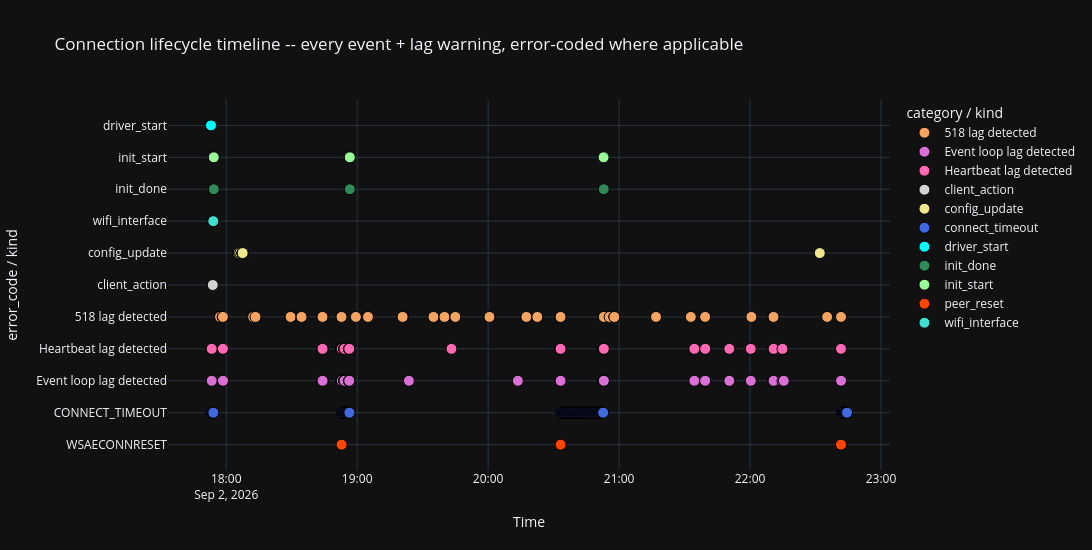

Notebook cell for this chart:
### Markdown cell above
# Connection lifecycle events (restarts, disconnects, reconnect attempts, config toggles)

Every driver process (re)start, socket disconnect, reconnect attempt (both the
"fresh-connect-failed" and "established-connection-died" flavors -- see
`load_connection_events()`'s docstring), successful re-init, WiFi lifecycle event (netsh
join failures *and* BLE-mediated `bleEnableWifi` failures), and the client REST actions
that drive or observe reconnection, in one chronologically sorted table plus a timeline
chart below it.

Every failure-carrying row (`disconnect`/`reconnect_error`/`connect_attempt_failed`/
`wifi_join_failed`/`cmd_timeout`/`send_error`/`ble_wifi_failed`/`ble_error`) is additionally
run through `classify_connection_error()` -- a taxonomy built by grepping every unique
error string across all 79 captures in `logs/archive` and cross-referencing
`driver/polaris.py`'s own `_format_connection_error()` (the sole place that turns a raw
exception into this log text) plus `docs/troubleshooting.md`'s C0-C3 sections. It adds:
* `error_code` -- a short stable id, e.g. `WSAECONNRESET`, `SEM_TIMEOUT`, `WATCHDOG_NO_TELEMETRY`
* `error_meaning` -- a one-line explanation, with a troubleshooting-doc section reference where one exists
* `error_category` -- a coarser grouping (`peer_reset`, `link_degraded`, `unreachable`, `watchdog`, `wifi_join`, `ble`, ...) used to color the chart below

An unrecognized Windows/OS error code still gets a `WINERR_<n>`/`ERRNO_<n>` code rather
than vanishing, so a new failure mode this taxonomy hasn't seen yet is still visible and
groupable.

The chart plots every event in this table (not only classified failures: its y-axis is
`error_code` where one exists, and the bare `kind` otherwise -- `driver_start`,
`init_start`/`init_done`, `wifi_interface`, `config_update`, `client_action`), **plus**
the three `load_vitals()` lag warnings (`Heartbeat lag detected`, `Event loop lag
detected`, `518 lag detected`) on the same timeline -- these are early-warning
symptoms that often precede a disconnect (see the Notes worked example below, where
escalating heartbeat/event-loop lag shows up ~10s before the WSAECONNRESET that
triggered that outage), so seeing them lined up against the failures around them is often
the fastest way to tell "CPU-starved event loop" from "genuine network/Polaris-side
problem" apart. Only `sync_observed` is left off the chart/table (high-volume, mostly
just context -- still present in `connection_events_df` itself, and its count is printed
above the table).

`config_update` rows carry the REST call's own `Parameters` as `param_*` columns -- watch
for `param_log_position`/`param_log_pec`/`param_advanced_pec` here before treating a gap
elsewhere as pure data loss; it might just be a logging toggle.

### Code cell
connection_events_df = load_connection_events(log_filenames, log_dir=LOG_DIR)
# Loaded independently here (not reused from the later "Driver vitals events" cell) so
# this cell stays runnable on its own regardless of notebook execution order.
vitals_for_chart_df = load_vitals(log_filenames, log_dir=LOG_DIR)

ERROR_CATEGORY_COLORS = {
    'watchdog': 'red', 'peer_reset': 'orangered', 'closed_clean': 'gold',
    'adapter_reset': 'deeppink', 'local_abort': 'magenta', 'refused': 'purple',
    'link_degraded': 'yellow', 'unreachable': 'tomato', 'connect_timeout': 'royalblue',
    'wifi_join': 'deepskyblue', 'ble': 'mediumseagreen', 'config_state': 'gray', 'other': 'white',
}
LIFECYCLE_KIND_COLORS = {
    'driver_start': 'cyan', 'init_start': 'palegreen', 'init_done': 'seagreen',
    'wifi_interface': 'turquoise', 'config_update': 'khaki', 'client_action': 'lightgray',
}
LIFECYCLE_KIND_ORDER = ['driver_start', 'init_start', 'init_done', 'wifi_interface',
                         'config_update', 'client_action']  # top-to-bottom reading order on the chart
# Colors deliberately distinct from ERROR_CATEGORY_COLORS/LIFECYCLE_KIND_COLORS above --
# these three share this one chart's legend with those, unlike the Comms Anomaly hunter
# cell further down, which reuses red/yellow/magenta for the same three kinds in its own
# separate legend.
VITALS_KIND_COLORS = {
    '518 lag detected': 'sandybrown', 'Heartbeat lag detected': 'hotpink', 'Event loop lag detected': 'orchid',
}
VITALS_KIND_ORDER = ['518 lag detected', 'Heartbeat lag detected', 'Event loop lag detected']

if len(connection_events_df):
    print(f"Connection events: {len(connection_events_df)}")
    print(connection_events_df.kind.value_counts().to_string())

    errors_df = connection_events_df[connection_events_df.error_code.notna()]
    if len(errors_df):
        print(f"\nClassified failure events: {len(errors_df)}")
        print(errors_df.error_code.value_counts().to_string())
else:
    print("No connection-lifecycle events found in this capture.")
if len(vitals_for_chart_df):
    print(f"\nVitals lag events (heartbeat/position/event-loop): {len(vitals_for_chart_df)}")
    print(vitals_for_chart_df.kind.value_counts().to_string())

# Full lifecycle timeline, not just failures: y-axis is error_code for a classified
# failure, and its bare `kind` otherwise (driver (re)starts, init start/done, WiFi
# interface selection, client-driven reconnect/config actions, and now the three
# heartbeat/position/event-loop lag warnings from load_vitals() -- early-warning symptoms
# that often precede a disconnect, per the Notes worked example below) -- analogous to the
# HIGH CPU LOAD chart above, but with no natural continuous y-value to plot, so the
# categorical axis carries the signal instead. sync_observed is excluded (high-volume,
# mostly context -- see the table below); everything else that happened is on here.
timeline_df = connection_events_df[connection_events_df.kind != 'sync_observed'].copy() \
    if len(connection_events_df) else connection_events_df
if len(timeline_df):
    timeline_df['y_label'] = timeline_df.error_code.fillna(timeline_df.kind)
    timeline_df['color_key'] = timeline_df.error_category.fillna(timeline_df.kind)

    _LIFECYCLE_HOVER = {
        'driver_start': 'Driver process (re)started',
        'init_start': 'Polaris communication init started',
        'init_done': 'Polaris communication init completed',
        'wifi_interface': 'WiFi interface selected',
    }
    def _hover_meaning(r):
        if pd.notna(r.error_meaning):
            return r.error_meaning
        if r.kind == 'config_update':
            params = {c[len('param_'):]: r[c] for c in timeline_df.columns
                      if c.startswith('param_') and pd.notna(r.get(c))}
            return 'Config change: ' + (', '.join(f'{k}={v}' for k, v in params.items()) or '(no params)')
        if r.kind == 'client_action':
            return f"Client REST action (ClientID {r.get('client')})"
        return _LIFECYCLE_HOVER.get(r.kind, '')
    timeline_df['hover_meaning'] = timeline_df.apply(_hover_meaning, axis=1)
    timeline_df['hover_detail'] = timeline_df.detail.fillna('')

if len(vitals_for_chart_df):
    vitals_chart_rows = vitals_for_chart_df.copy()
    vitals_chart_rows['y_label'] = vitals_chart_rows['kind']
    vitals_chart_rows['color_key'] = vitals_chart_rows['kind']
    vitals_chart_rows['hover_meaning'] = vitals_chart_rows.apply(
        lambda r: f"lag={r.lag_s:.2f}s -- CPU {r.cpu_pct:.0f}%  Mem {r.mem_pct:.0f}% ({r.mem_mb}MB)  Swap {r.swap_pct:.0f}%", axis=1)
    vitals_chart_rows['hover_detail'] = vitals_chart_rows.apply(
        lambda r: f"Threads {r.threads}  NetDrops {r.net_dropin}/{r.net_dropout}  NetErr {r.net_errin}/{r.net_errout}", axis=1)
    _chart_cols = ['timestamp', 'kind', 'y_label', 'color_key', 'hover_meaning', 'hover_detail']
    timeline_df = pd.concat([timeline_df[_chart_cols], vitals_chart_rows[_chart_cols]], ignore_index=True) \
        if len(timeline_df) else vitals_chart_rows[_chart_cols]

if len(timeline_df):
    label_order = [k for k in LIFECYCLE_KIND_ORDER if k in timeline_df.kind.values]
    vitals_label_order = [k for k in VITALS_KIND_ORDER if k in timeline_df.kind.values]
    error_order = (connection_events_df.loc[connection_events_df.error_code.notna(), 'error_code']
                   .value_counts().index.tolist()) if len(connection_events_df) else []
    category_array = list(reversed(label_order + vitals_label_order + error_order))  # first entry plots at the bottom

    fig = go.Figure()
    for color_key, g in timeline_df.groupby('color_key'):
        color = (ERROR_CATEGORY_COLORS.get(color_key) or LIFECYCLE_KIND_COLORS.get(color_key)
                 or VITALS_KIND_COLORS.get(color_key, 'white'))
        fig.add_trace(go.Scatter(
            x=g.timestamp, y=g.y_label, mode='markers', name=color_key,
            marker=dict(size=11, color=color, line=dict(width=1, color='black')),
            customdata=g[['kind', 'hover_detail', 'hover_meaning']],
            hovertemplate='%{x}<br><b>%{y}</b>  (kind=%{customdata[0]})<br>%{customdata[2]}'
                           '<br><i>%{customdata[1]}</i><extra></extra>',
        ))
    fig.update_layout(height=550, width=1200, template='plotly_dark',
        title='Connection lifecycle timeline -- every event + lag warning, error-coded where applicable',
        xaxis_title='Time', yaxis_title='error_code / kind',
        yaxis=dict(categoryorder='array', categoryarray=category_array),
        legend_title='category / kind', hovermode='closest')
    fig.show()
else:
    print("\nNo connection-lifecycle or vitals-lag events in this capture -- nothing to chart.")

# Full, untruncated detail/error_meaning text -- sync_observed is high-volume and mostly
# just context, so it's excluded here (still present in connection_events_df itself).
_display_cols = ['timestamp', 't_sec', 'kind', 'detail', 'error_code', 'error_meaning', 'error_category']
_param_cols = [c for c in connection_events_df.columns if c.startswith('param_')] if len(connection_events_df) else []
with pd.option_context('display.max_colwidth', None, 'display.width', 220, 'display.max_rows', None):
    display(connection_events_df.loc[connection_events_df.kind != 'sync_observed',
        [c for c in _display_cols if c in connection_events_df.columns] + _param_cols])

### Figure 1 — Plotly figure (JSON) as saved in the notebook; plotly's stock layout.template omitted (floating-point values rounded to 4 significant figures; data arrays with more than 128 entries replaced by an {"elided": "..."} marker saying what was removed)
{"data": [{"customdata": {"elided": "46x3 str values"}, "hovertemplate": "%{x}<br><b>%{y}</b>  (kind=%{customdata[0]})<br>%{customdata[2]}<br><i>%{customdata[1]}</i><extra></extra>", "marker": {"color": "sandybrown", "line": {"color": "black", "width": 1}, "size": 11}, "mode": "markers", "name": "518 lag detected", "type": "scatter", "x": ["2026-09-02T17:57:09.657000", "2026-09-02T17:57:10.182000", "2026-09-02T17:58:24.689000", "2026-09-02T17:58:25.214000", "2026-09-02T17:58:27.981000", "2026-09-02T17:58:29.783000", "2026-09-02T18:12:19.878000", "2026-09-02T18:13:25.150000", "2026-09-02T18:29:29.749000", "2026-09-02T18:29:30.272000", "2026-09-02T18:34:31.114000", "2026-09-02T18:44:06.428000", "2026-09-02T18:44:07.394000", "2026-09-02T18:52:49.305000", "2026-09-02T18:59:24.498000", "2026-09-02T19:04:56.671000", "2026-09-02T19:04:57.237000", "2026-09-02T19:20:49.058000", "2026-09-02T19:20:49.583000", "2026-09-02T19:34:58.324000", "2026-09-02T19:39:59.566000", "2026-09-02T19:44:58.582000", "2026-09-02T20:00:36.524000", "2026-09-02T20:00:37.050000", "2026-09-02T20:17:30.838000", "2026-09-02T20:17:31.407000", "2026-09-02T20:22:32.244000", "2026-09-02T20:33:08.032000", "2026-09-02T20:33:11.617000", "2026-09-02T20:53:01.534000", "2026-09-02T20:55:40.174000", "2026-09-02T20:57:49.805000", "2026-09-02T20:57:50.323000", "2026-09-02T21:16:54.562000", "2026-09-02T21:16:55.089000", "2026-09-02T21:16:55.619000", "2026-09-02T21:32:51.481000", "2026-09-02T21:32:52.077000", "2026-09-02T21:39:25.117000", "2026-09-02T22:00:36.986000", "2026-09-02T22:10:44.849000", "2026-09-02T22:35:03.501000", "2026-09-02T22:35:04.025000", "2026-09-02T22:35:19.353000", "2026-09-02T22:41:37.831000", "2026-09-02T22:41:40.459000"], "y": ["518 lag detected", "518 lag detected", "518 lag detected", "518 lag detected", "518 lag detected", "518 lag detected", "518 lag detected", "518 lag detected", "518 lag detected", "518 lag detected", "518 lag detected", "518 lag detected", "518 lag detected", "518 lag detected", "518 lag detected", "518 lag detected", "518 lag detected", "518 lag detected", "518 lag detected", "518 lag detected", "518 lag detected", "518 lag detected", "518 lag detected", "518 lag detected", "518 lag detected", "518 lag detected", "518 lag detected", "518 lag detected", "518 lag detected", "518 lag detected", "518 lag detected", "518 lag detected", "518 lag detected", "518 lag detected", "518 lag detected", "518 lag detected", "518 lag detected", "518 lag detected", "518 lag detected", "518 lag detected", "518 lag detected", "518 lag detected", "518 lag detected", "518 lag detected", "518 lag detected", "518 lag detected"]}, {"customdata": {"elided": "69x3 str values"}, "hovertemplate": "%{x}<br><b>%{y}</b>  (kind=%{customdata[0]})<br>%{customdata[2]}<br><i>%{customdata[1]}</i><extra></extra>", "marker": {"color": "orchid", "line": {"color": "black", "width": 1}, "size": 11}, "mode": "markers", "name": "Event loop lag detected", "type": "scatter", "x": ["2026-09-02T17:53:21.612000", "2026-09-02T17:58:27.383000", "2026-09-02T17:58:29.691000", "2026-09-02T17:58:30.591000", "2026-09-02T17:58:31.371000", "2026-09-02T17:58:33.126000", "2026-09-02T18:44:06.329000", "2026-09-02T18:44:07.373000", "2026-09-02T18:44:08.142000", "2026-09-02T18:44:09.320000", "2026-09-02T18:52:48.571000", "2026-09-02T18:52:52.933000", "2026-09-02T18:52:54.085000", "2026-09-02T18:52:56.775000", "2026-09-02T18:52:59.332000", "2026-09-02T18:53:00.478000", "2026-09-02T18:53:59.738000", "2026-09-02T18:54:02.114000", "2026-09-02T18:54:04.670000", "2026-09-02T18:54:07.625000", "2026-09-02T18:54:09.732000", "2026-09-02T18:54:11.853000", "2026-09-02T18:54:13.165000", "2026-09-02T18:54:14.529000", "2026-09-02T18:56:10.306000", "2026-09-02T18:56:12.047000", "2026-09-02T18:56:13.032000", "2026-09-02T18:56:15.410000", "2026-09-02T18:56:18.249000", "2026-09-02T18:56:19.517000", "2026-09-02T18:56:21.869000", "2026-09-02T18:56:22.662000", "2026-09-02T19:23:42.339000", "2026-09-02T20:13:37.792000", "2026-09-02T20:33:07.565000", "2026-09-02T20:33:10.913000", "2026-09-02T20:33:12.401000", "2026-09-02T20:52:28.130000", "2026-09-02T20:52:33.022000", "2026-09-02T20:52:34.446000", "2026-09-02T20:52:35.668000", "2026-09-02T20:52:38.084000", "2026-09-02T20:52:39.140000", "2026-09-02T20:52:40.247000", "2026-09-02T20:52:41.571000", "2026-09-02T20:52:43.813000", "2026-09-02T20:52:45.170000", "2026-09-02T20:52:46.683000", "2026-09-02T20:52:47.835000", "2026-09-02T20:52:50.261000", "2026-09-02T20:52:51.666000", "2026-09-02T20:52:53.377000", "2026-09-02T20:52:54.963000", "2026-09-02T20:52:58.809000", "2026-09-02T20:53:01.516000", "2026-09-02T21:34:28.693000", "2026-09-02T21:39:25.071000", "2026-09-02T21:39:26.057000", "2026-09-02T21:39:26.812000", "2026-09-02T21:50:30.154000", "2026-09-02T22:00:20.607000", "2026-09-02T22:10:44.798000", "2026-09-02T22:10:46.018000", "2026-09-02T22:10:47.966000", "2026-09-02T22:14:52.238000", "2026-09-02T22:15:28.599000", "2026-09-02T22:41:37.585000", "2026-09-02T22:41:40.125000", "2026-09-02T22:41:41.711000"], "y": ["Event loop lag detected", "Event loop lag detected", "Event loop lag detected", "Event loop lag detected", "Event loop lag detected", "Event loop lag detected", "Event loop lag detected", "Event loop lag detected", "Event loop lag detected", "Event loop lag detected", "Event loop lag detected", "Event loop lag detected", "Event loop lag detected", "Event loop lag detected", "Event loop lag detected", "Event loop lag detected", "Event loop lag detected", "Event loop lag detected", "Event loop lag detected", "Event loop lag detected", "Event loop lag detected", "Event loop lag detected", "Event loop lag detected", "Event loop lag detected", "Event loop lag detected", "Event loop lag detected", "Event loop lag detected", "Event loop lag detected", "Event loop lag detected", "Event loop lag detected", "Event loop lag detected", "Event loop lag detected", "Event loop lag detected", "Event loop lag detected", "Event loop lag detected", "Event loop lag detected", "Event loop lag detected", "Event loop lag detected", "Event loop lag detected", "Event loop lag detected", "Event loop lag detected", "Event loop lag detected", "Event loop lag detected", "Event loop lag detected", "Event loop lag detected", "Event loop lag detected", "Event loop lag detected", "Event loop lag detected", "Event loop lag detected", "Event loop lag detected", "Event loop lag detected", "Event loop lag detected", "Event loop lag detected", "Event loop lag detected", "Event loop lag detected", "Event loop lag detected", "Event loop lag detected", "Event loop lag detected", "Event loop lag detected", "Event loop lag detected", "Event loop lag detected", "Event loop lag detected", "Event loop lag detected", "Event loop lag detected", "Event loop lag detected", "Event loop lag detected", "Event loop lag detected", "Event loop lag detected", "Event loop lag detected"]}, {"customdata": {"elided": "55x3 str values"}, "hovertemplate": "%{x}<br><b>%{y}</b>  (kind=%{customdata[0]})<br>%{customdata[2]}<br><i>%{customdata[1]}</i><extra></extra>", "marker": {"color": "hotpink", "line": {"color": "black", "width": 1}, "size": 11}, "mode": "markers", "name": "Heartbeat lag detected", "type": "scatter", "x": ["2026-09-02T17:53:03.096000", "2026-09-02T17:53:21.612000", "2026-09-02T17:58:27.960000", "2026-09-02T17:58:29.749000", "2026-09-02T18:44:06.120000", "2026-09-02T18:44:08.052000", "2026-09-02T18:52:45.675000", "2026-09-02T18:52:49.306000", "2026-09-02T18:52:51.216000", "2026-09-02T18:52:52.412000", "2026-09-02T18:52:54.898000", "2026-09-02T18:52:57.936000", "2026-09-02T18:52:59.407000", "2026-09-02T18:53:58.625000", "2026-09-02T18:54:02.039000", "2026-09-02T18:54:03.615000", "2026-09-02T18:54:05.950000", "2026-09-02T18:54:08.005000", "2026-09-02T18:54:09.826000", "2026-09-02T18:54:13.024000", "2026-09-02T18:56:10.895000", "2026-09-02T18:56:12.058000", "2026-09-02T18:56:15.772000", "2026-09-02T18:56:17.634000", "2026-09-02T18:56:19.847000", "2026-09-02T18:56:22.125000", "2026-09-02T19:43:12.554000", "2026-09-02T20:33:07.980000", "2026-09-02T20:33:08.621000", "2026-09-02T20:33:11.614000", "2026-09-02T20:52:26.258000", "2026-09-02T20:52:28.245000", "2026-09-02T20:52:31.754000", "2026-09-02T20:52:34.263000", "2026-09-02T20:52:38.890000", "2026-09-02T20:52:41.201000", "2026-09-02T20:52:43.432000", "2026-09-02T20:52:46.744000", "2026-09-02T20:52:50.352000", "2026-09-02T20:52:52.923000", "2026-09-02T20:52:55.103000", "2026-09-02T20:52:56.501000", "2026-09-02T20:52:58.685000", "2026-09-02T20:53:01.044000", "2026-09-02T21:34:28.694000", "2026-09-02T21:39:25.104000", "2026-09-02T21:39:28.257000", "2026-09-02T21:50:30.080000", "2026-09-02T22:00:20.467000", "2026-09-02T22:10:44.797000", "2026-09-02T22:10:47.650000", "2026-09-02T22:14:52.312000", "2026-09-02T22:41:37.585000", "2026-09-02T22:41:38.279000", "2026-09-02T22:41:40.730000"], "y": ["Heartbeat lag detected", "Heartbeat lag detected", "Heartbeat lag detected", "Heartbeat lag detected", "Heartbeat lag detected", "Heartbeat lag detected", "Heartbeat lag detected", "Heartbeat lag detected", "Heartbeat lag detected", "Heartbeat lag detected", "Heartbeat lag detected", "Heartbeat lag detected", "Heartbeat lag detected", "Heartbeat lag detected", "Heartbeat lag detected", "Heartbeat lag detected", "Heartbeat lag detected", "Heartbeat lag detected", "Heartbeat lag detected", "Heartbeat lag detected", "Heartbeat lag detected", "Heartbeat lag detected", "Heartbeat lag detected", "Heartbeat lag detected", "Heartbeat lag detected", "Heartbeat lag detected", "Heartbeat lag detected", "Heartbeat lag detected", "Heartbeat lag detected", "Heartbeat lag detected", "Heartbeat lag detected", "Heartbeat lag detected", "Heartbeat lag detected", "Heartbeat lag detected", "Heartbeat lag detected", "Heartbeat lag detected", "Heartbeat lag detected", "Heartbeat lag detected", "Heartbeat lag detected", "Heartbeat lag detected", "Heartbeat lag detected", "Heartbeat lag detected", "Heartbeat lag detected", "Heartbeat lag detected", "Heartbeat lag detected", "Heartbeat lag detected", "Heartbeat lag detected", "Heartbeat lag detected", "Heartbeat lag detected", "Heartbeat lag detected", "Heartbeat lag detected", "Heartbeat lag detected", "Heartbeat lag detected", "Heartbeat lag detected", "Heartbeat lag detected"]}, {"customdata": [["client_action", "Polaris:bleEnableWifi", "Client REST action (ClientID 8343)"]], "hovertemplate": "%{x}<br><b>%{y}</b>  (kind=%{customdata[0]})<br>%{customdata[2]}<br><i>%{customdata[1]}</i><extra></extra>", "marker": {"color": "lightgray", "line": {"color": "black", "width": 1}, "size": 11}, "mode": "markers", "name": "client_action", "type": "scatter", "x": ["2026-09-02T17:53:51.458000"], "y": ["client_action"]}, {"customdata": [["config_update", "Polaris:ConfigUpdate", "Config change: advanced_pec=False"], ["config_update", "Polaris:ConfigUpdate", "Config change: advanced_pec=True"], ["config_update", "Polaris:ConfigUpdate", "Config change: advanced_pec=False"], ["config_update", "Polaris:ConfigUpdate", "Config change: pano_name=200mm Navigation"], ["config_update", "Polaris:ConfigUpdate", "Config change: location=Mount Colah, Sydney, Australia"], ["config_update", "Polaris:ConfigUpdate", "Config change: z3_min_limit=-30"], ["config_update", "Polaris:ConfigUpdate", "Config change: z3_min_limit=-360"], ["config_update", "Polaris:ConfigUpdate", "Config change: z1_min_limit=-30"], ["config_update", "Polaris:ConfigUpdate", "Config change: z1_min_limit=-360"], ["config_update", "Polaris:ConfigUpdate", "Config change: advanced_alignment=False"], ["config_update", "Polaris:ConfigUpdate", "Config change: advanced_alignment=True"]], "hovertemplate": "%{x}<br><b>%{y}</b>  (kind=%{customdata[0]})<br>%{customdata[2]}<br><i>%{customdata[1]}</i><extra></extra>", "marker": {"color": "khaki", "line": {"color": "black", "width": 1}, "size": 11}, "mode": "markers", "name": "config_update", "type": "scatter", "x": ["2026-09-02T18:05:34.112000", "2026-09-02T18:05:51.913000", "2026-09-02T18:06:26.717000", "2026-09-02T18:07:22.866000", "2026-09-02T18:07:23.863000", "2026-09-02T18:07:27.895000", "2026-09-02T18:07:28.253000", "2026-09-02T18:07:31.973000", "2026-09-02T18:07:32.384000", "2026-09-02T22:31:57.363000", "2026-09-02T22:31:57.981000"], "y": ["config_update", "config_update", "config_update", "config_update", "config_update", "config_update", "config_update", "config_update", "config_update", "config_update", "config_update"]}, {"customdata": {"elided": "108x3 str values"}, "hovertemplate": "%{x}<br><b>%{y}</b>  (kind=%{customdata[0]})<br>%{customdata[2]}<br><i>%{customdata[1]}</i><extra></extra>", "marker": {"color": "royalblue", "line": {"color": "black", "width": 1}, "size": 11}, "mode": "markers", "name": "connect_timeout", "type": "scatter", "x": ["2026-09-02T17:53:08.330000", "2026-09-02T17:53:23.355000", "2026-09-02T17:53:38.408000", "2026-09-02T17:53:53.418000", "2026-09-02T17:54:08.471000", "2026-09-02T18:53:06.851000", "2026-09-02T18:53:21.867000", "2026-09-02T18:53:36.881000", "2026-09-02T18:53:51.887000", "2026-09-02T18:54:11.818000", "2026-09-02T18:54:26.839000", "2026-09-02T18:54:41.856000", "2026-09-02T18:54:56.879000", "2026-09-02T18:55:11.897000", "2026-09-02T18:55:26.915000", "2026-09-02T18:55:41.937000", "2026-09-02T18:55:56.942000", "2026-09-02T18:56:12.822000", "2026-09-02T18:56:27.823000", "2026-09-02T20:33:26.989000", "2026-09-02T20:33:42.003000", "2026-09-02T20:33:57.010000", "2026-09-02T20:34:12.018000", "2026-09-02T20:34:27.039000", "2026-09-02T20:34:42.056000", "2026-09-02T20:34:57.074000", "2026-09-02T20:35:12.090000", "2026-09-02T20:35:27.107000", "2026-09-02T20:35:42.119000", "2026-09-02T20:35:57.140000", "2026-09-02T20:36:12.158000", "2026-09-02T20:36:27.177000", "2026-09-02T20:36:42.201000", "2026-09-02T20:36:57.202000", "2026-09-02T20:37:12.226000", "2026-09-02T20:37:27.245000", "2026-09-02T20:37:42.262000", "2026-09-02T20:37:57.277000", "2026-09-02T20:38:12.302000", "2026-09-02T20:38:27.323000", "2026-09-02T20:38:42.333000", "2026-09-02T20:38:57.346000", "2026-09-02T20:39:12.361000", "2026-09-02T20:39:27.378000", "2026-09-02T20:39:42.398000", "2026-09-02T20:39:57.412000", "2026-09-02T20:40:12.438000", "2026-09-02T20:40:27.468000", "2026-09-02T20:40:42.494000", "2026-09-02T20:40:57.511000", "2026-09-02T20:41:12.521000", "2026-09-02T20:41:27.539000", "2026-09-02T20:41:42.550000", "2026-09-02T20:41:57.579000", "2026-09-02T20:42:12.592000", "2026-09-02T20:42:27.606000", "2026-09-02T20:42:42.630000", "2026-09-02T20:42:57.648000", "2026-09-02T20:43:12.658000", "2026-09-02T20:43:27.680000", "2026-09-02T20:43:42.681000", "2026-09-02T20:43:57.687000", "2026-09-02T20:44:12.696000", "2026-09-02T20:44:27.703000", "2026-09-02T20:44:42.719000", "2026-09-02T20:44:57.731000", "2026-09-02T20:45:12.739000", "2026-09-02T20:45:27.762000", "2026-09-02T20:45:42.770000", "2026-09-02T20:45:57.801000", "2026-09-02T20:46:12.816000", "2026-09-02T20:46:27.826000", "2026-09-02T20:46:42.839000", "2026-09-02T20:46:57.847000", "2026-09-02T20:47:12.864000", "2026-09-02T20:47:27.887000", "2026-09-02T20:47:42.907000", "2026-09-02T20:47:57.914000", "2026-09-02T20:48:12.935000", "2026-09-02T20:48:27.953000", "2026-09-02T20:48:42.959000", "2026-09-02T20:48:57.967000", "2026-09-02T20:49:12.984000", "2026-09-02T20:49:27.985000", "2026-09-02T20:49:43.000000", "2026-09-02T20:49:58.012000", "2026-09-02T20:50:13.038000", "2026-09-02T20:50:28.050000", "2026-09-02T20:50:43.057000", "2026-09-02T20:50:58.075000", "2026-09-02T20:51:13.089000", "2026-09-02T20:51:28.112000", "2026-09-02T20:51:43.120000", "2026-09-02T20:51:58.137000", "2026-09-02T20:52:13.160000", "2026-09-02T20:52:28.176000", "2026-09-02T20:52:43.431000", "2026-09-02T22:41:55.922000", "2026-09-02T22:42:11.016000", "2026-09-02T22:42:26.024000", "2026-09-02T22:42:41.035000", "2026-09-02T22:42:56.038000", "2026-09-02T22:43:11.049000", "2026-09-02T22:43:26.079000", "2026-09-02T22:43:41.105000", "2026-09-02T22:43:56.116000", "2026-09-02T22:44:11.136000", "2026-09-02T22:44:26.163000"], "y": ["CONNECT_TIMEOUT", "CONNECT_TIMEOUT", "CONNECT_TIMEOUT", "CONNECT_TIMEOUT", "CONNECT_TIMEOUT", "CONNECT_TIMEOUT", "CONNECT_TIMEOUT", "CONNECT_TIMEOUT", "CONNECT_TIMEOUT", "CONNECT_TIMEOUT", "CONNECT_TIMEOUT", "CONNECT_TIMEOUT", "CONNECT_TIMEOUT", "CONNECT_TIMEOUT", "CONNECT_TIMEOUT", "CONNECT_TIMEOUT", "CONNECT_TIMEOUT", "CONNECT_TIMEOUT", "CONNECT_TIMEOUT", "CONNECT_TIMEOUT", "CONNECT_TIMEOUT", "CONNECT_TIMEOUT", "CONNECT_TIMEOUT", "CONNECT_TIMEOUT", "CONNECT_TIMEOUT", "CONNECT_TIMEOUT", "CONNECT_TIMEOUT", "CONNECT_TIMEOUT", "CONNECT_TIMEOUT", "CONNECT_TIMEOUT", "CONNECT_TIMEOUT", "CONNECT_TIMEOUT", "CONNECT_TIMEOUT", "CONNECT_TIMEOUT", "CONNECT_TIMEOUT", "CONNECT_TIMEOUT", "CONNECT_TIMEOUT", "CONNECT_TIMEOUT", "CONNECT_TIMEOUT", "CONNECT_TIMEOUT", "CONNECT_TIMEOUT", "CONNECT_TIMEOUT", "CONNECT_TIMEOUT", "CONNECT_TIMEOUT", "CONNECT_TIMEOUT", "CONNECT_TIMEOUT", "CONNECT_TIMEOUT", "CONNECT_TIMEOUT", "CONNECT_TIMEOUT", "CONNECT_TIMEOUT", "CONNECT_TIMEOUT", "CONNECT_TIMEOUT", "CONNECT_TIMEOUT", "CONNECT_TIMEOUT", "CONNECT_TIMEOUT", "CONNECT_TIMEOUT", "CONNECT_TIMEOUT", "CONNECT_TIMEOUT", "CONNECT_TIMEOUT", "CONNECT_TIMEOUT", "CONNECT_TIMEOUT", "CONNECT_TIMEOUT", "CONNECT_TIMEOUT", "CONNECT_TIMEOUT", "CONNECT_TIMEOUT", "CONNECT_TIMEOUT", "CONNECT_TIMEOUT", "CONNECT_TIMEOUT", "CONNECT_TIMEOUT", "CONNECT_TIMEOUT", "CONNECT_TIMEOUT", "CONNECT_TIMEOUT", "CONNECT_TIMEOUT", "CONNECT_TIMEOUT", "CONNECT_TIMEOUT", "CONNECT_TIMEOUT", "CONNECT_TIMEOUT", "CONNECT_TIMEOUT", "CONNECT_TIMEOUT", "CONNECT_TIMEOUT", "CONNECT_TIMEOUT", "CONNECT_TIMEOUT", "CONNECT_TIMEOUT", "CONNECT_TIMEOUT", "CONNECT_TIMEOUT", "CONNECT_TIMEOUT", "CONNECT_TIMEOUT", "CONNECT_TIMEOUT", "CONNECT_TIMEOUT", "CONNECT_TIMEOUT", "CONNECT_TIMEOUT", "CONNECT_TIMEOUT", "CONNECT_TIMEOUT", "CONNECT_TIMEOUT", "CONNECT_TIMEOUT", "CONNECT_TIMEOUT", "CONNECT_TIMEOUT", "CONNECT_TIMEOUT", "CONNECT_TIMEOUT", "CONNECT_TIMEOUT", "CONNECT_TIMEOUT", "CONNECT_TIMEOUT", "CONNECT_TIMEOUT", "CONNECT_TIMEOUT", "CONNECT_TIMEOUT", "CONNECT_TIMEOUT", "CONNECT_TIMEOUT", "CONNECT_TIMEOUT"]}, {"customdata": [["driver_start", "v2.2.0 Beta 4.4", "Driver process (re)started"]], "hovertemplate": "%{x}<br><b>%{y}</b>  (kind=%{customdata[0]})<br>%{customdata[2]}<br><i>%{customdata[1]}</i><extra></extra>", "marker": {"color": "cyan", "line": {"color": "black", "width": 1}, "size": 11}, "mode": "markers", "name": "driver_start", "type": "scatter", "x": ["2026-09-02T17:53:01.108000"], "y": ["driver_start"]}, {"customdata": [["init_done", "", "Polaris communication init completed"], ["init_done", "", "Polaris communication init completed"], ["init_done", "", "Polaris communication init completed"]], "hovertemplate": "%{x}<br><b>%{y}</b>  (kind=%{customdata[0]})<br>%{customdata[2]}<br><i>%{customdata[1]}</i><extra></extra>", "marker": {"color": "seagreen", "line": {"color": "black", "width": 1}, "size": 11}, "mode": "markers", "name": "init_done", "type": "scatter", "x": ["2026-09-02T17:54:19.274000", "2026-09-02T18:56:38.509000", "2026-09-02T20:52:59.267000"], "y": ["init_done", "init_done", "init_done"]}, {"customdata": [["init_start", "", "Polaris communication init started"], ["init_start", "", "Polaris communication init started"], ["init_start", "", "Polaris communication init started"]], "hovertemplate": "%{x}<br><b>%{y}</b>  (kind=%{customdata[0]})<br>%{customdata[2]}<br><i>%{customdata[1]}</i><extra></extra>", "marker": {"color": "palegreen", "line": {"color": "black", "width": 1}, "size": 11}, "mode": "markers", "name": "init_start", "type": "scatter", "x": ["2026-09-02T17:54:18.539000", "2026-09-02T18:56:37.882000", "2026-09-02T20:52:54.101000"], "y": ["init_start", "init_start", "init_start"]}, {"customdata": [["disconnect", "[WinError 10054] An existing connection was forcibly closed by the remote host", "Peer forcibly reset an established connection (WSAECONNRESET/WinError 10054) -- often the OS/network stack timing out the socket after the event loop was starved too long to service it. See docs/troubleshooting.md C3-1 (CPU/resource starvation)."], ["disconnect", "[WinError 10054] An existing connection was forcibly closed by the remote host", "Peer forcibly reset an established connection (WSAECONNRESET/WinError 10054) -- often the OS/network stack timing out the socket after the event loop was starved too long to service it. See docs/troubleshooting.md C3-1 (CPU/resource starvation)."], ["disconnect", "[WinError 10054] An existing connection was forcibly closed by the remote host", "Peer forcibly reset an established connection (WSAECONNRESET/WinError 10054) -- often the OS/network stack timing out the socket after the event loop was starved too long to service it. See docs/troubleshooting.md C3-1 (CPU/resource starvation)."]], "hovertemplate": "%{x}<br><b>%{y}</b>  (kind=%{customdata[0]})<br>%{customdata[2]}<br><i>%{customdata[1]}</i><extra></extra>", "marker": {"color": "orangered", "line": {"color": "black", "width": 1}, "size": 11}, "mode": "markers", "name": "peer_reset", "type": "scatter", "x": ["2026-09-02T18:52:51.836000", "2026-09-02T20:33:11.973000", "2026-09-02T22:41:40.910000"], "y": ["WSAECONNRESET", "WSAECONNRESET", "WSAECONNRESET"]}, {"customdata": [["wifi_interface", "Wi-Fi 2 (TP-Link Wireless USB Adapter)", "WiFi interface selected"]], "hovertemplate": "%{x}<br><b>%{y}</b>  (kind=%{customdata[0]})<br>%{customdata[2]}<br><i>%{customdata[1]}</i><extra></extra>", "marker": {"color": "turquoise", "line": {"color": "black", "width": 1}, "size": 11}, "mode": "markers", "name": "wifi_interface", "type": "scatter", "x": ["2026-09-02T17:54:03.720000"], "y": ["wifi_interface"]}], "layout": {"height": 550, "hovermode": "closest", "legend": {"title": {"text": "category / kind"}}, "title": {"text": "Connection lifecycle timeline -- every event + lag warning, error-coded where applicable"}, "width": 1200, "xaxis": {"title": {"text": "Time"}}, "yaxis": {"categoryarray": ["WSAECONNRESET", "CONNECT_TIMEOUT", "Event loop lag detected", "Heartbeat lag detected", "518 lag detected", "client_action", "config_update", "wifi_interface", "init_done", "init_start", "driver_start"], "categoryorder": "array", "title": {"text": "error_code / kind"}}}}
